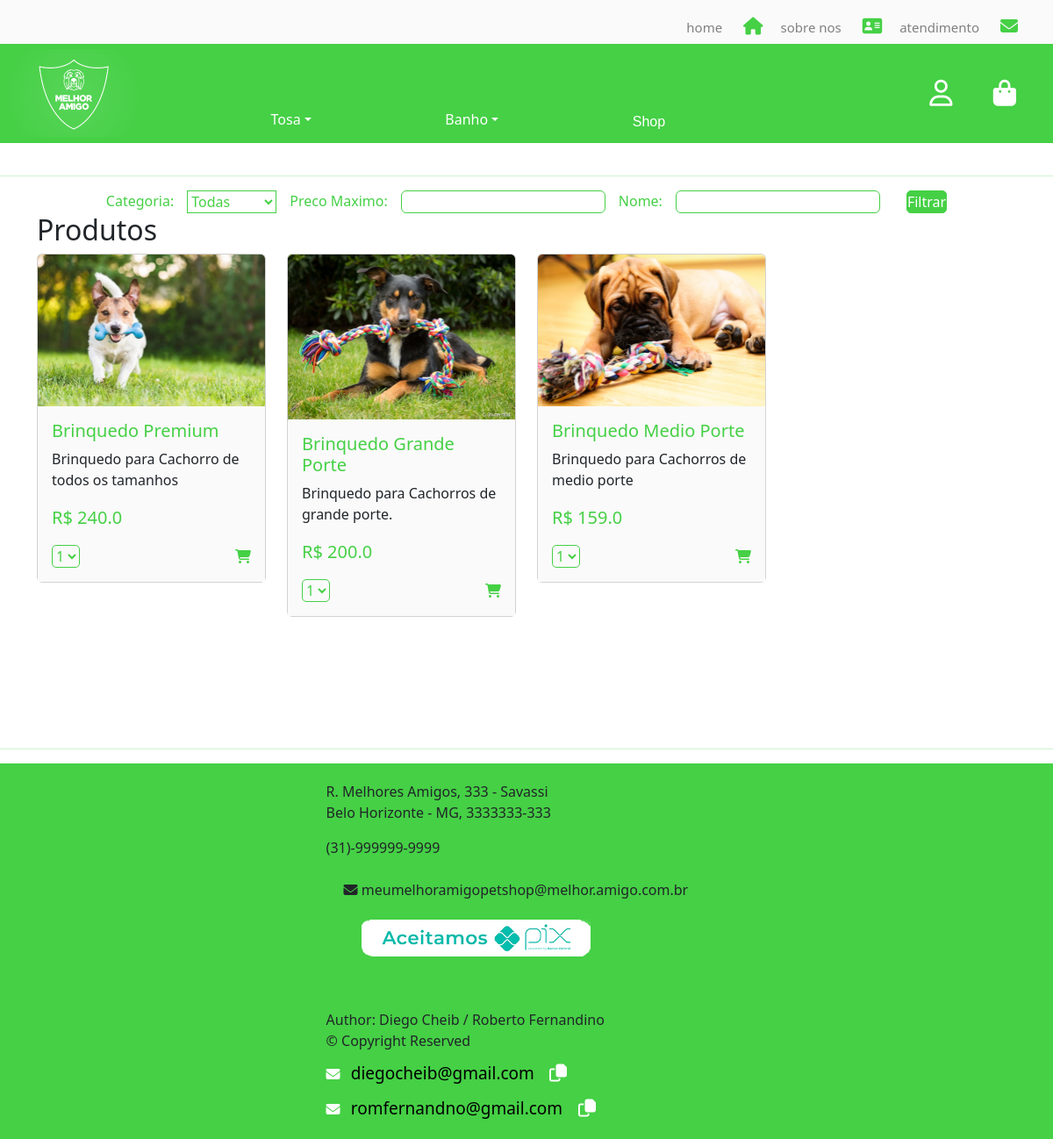
The page /loja/ on the database its author committed.
### loja/models.py (models this page shows, shortened)
class Produto(models.Model):
    nome = models.CharField(max_length=50, default="Produto", unique=True)
    preco = models.IntegerField(default=0)  # cents
    category = models.ForeignKey(Category, on_delete=models.CASCADE, null=True)
    descricao = models.TextField()
    img = models.ImageField(upload_to=product_image_path)
    estoque = models.IntegerField(default=0, null=False, blank=False)
    def preco_em_real(self):
        return f"{(self.preco) / 100 }"

### loja/views.py (the view)
# urls.py: path('', views.lojaview, name='loja'),
def lojaview(request, *args, **kwargs):
    produtos = Produto.objects.all()
    categorias = Category.objects.all()
    categoria_id = request.GET.get("categoria")
    if categoria_id:
        produtos = produtos.filter(category=categoria_id)
    nome = request.GET.get("nome")
    if nome:
        produtos = produtos.filter(nome__icontains=nome)
    preco_max = request.GET.get("preco_max")
    if preco_max:
        produtos = produtos.filter(preco__lte=float(preco_max) * 100)
    return render(
        request,
        "loja/loja.html",
        {
            "produtos": produtos,
            "categorias": categorias,
            "nome": nome,
            "preco": preco_max,
        },
    )

### loja/templatetags/my_filters.py (called while the page is built)
@register.filter
def times(number):
    return range(1, number + 1)

### loja/templates/loja/loja.html (shortened to what this page needs)
{% extends 'index/base.html' %} {% block title %} Shop {% endblock %}
{% block content %}
{% load static %}
<hr>
{% load my_filters %}
<link rel="stylesheet" href="{% static 'loja/style.css' %}" />
<div class="container">
  <form  method="get" action="{% url 'loja:loja'%}" class="shopform">
    <label for="categoria">Categoria:</label>
    <select name="categoria" class="categoria">
      <option value="">Todas</option>
    </select>
    <label for="preco">Preco Maximo:</label>
    <input type="number" name="preco_max" step="0.1" class="input">
    <label for="nome">Nome:</label>
    <input type="text" name="nome" class="input">
    <button type="submit" class="filterbutton">Filtrar</button>
  </form>
  <h2>Produtos</h2>
  <div class="row">
    {% if produtos %}
    {% for produto in produtos %}
    <div class="col-md-3">
      <div class="card">
        <img
          src="{{ produto.img.url }}"
          alt="{{ produto.nome }}"
          class="card-img-top"
        />
        <div class="card-body">
          <h5 class="card-title">{{ produto.nome }}</h5>
          <p class="card-text">{{ produto.descricao }}</p>
          <p class="card-price">R$ {{ produto.preco_em_real }}</p>
          <form method="post" action="{% url 'loja:add-cart' produto.id %}">
            {% if produto.estoque != 0 %}
            <select name="quantidade" class="quantidade">
                {% for qtd in produto.estoque|times %}
                <option value="{{ qtd }}">{{ qtd }}</option>
                {% endfor %}
              </select>
            {% else %}
            <p> Sem estoque </p>
            {% endif %}
            <button type="submit" class="add-to-cart"> <i class="fa-solid fa-cart-shopping"></i></button>
          </form>
        </div>
      </div>
    </div>
    {% endfor %}
    {% else %}
    <div>
      <h5>Produto nao encontrado {% if nome %} <strong>{{ nome }}</strong> {% endif %}  {% if preco %} Nenhum produto com valor menor a R${{ preco }} {% endif %}</h5>
    </div>
  {% endif %}
  </div>
</div>
{% endblock %}

### index/templates/index/base.html (shortened to what this page needs)
<!DOCTYPE html>
<html lang="pt-br">
<head>
    {% load static %}
    <link rel="stylesheet" href="{% static 'index/style.css' %}" />
    <link
    href="https://cdn.jsdelivr.net/npm/bootstrap@5.3.1/dist/css/bootstrap.min.css"
    rel="stylesheet"
    />
    <link
    rel="stylesheet"
    href="https://cdnjs.cloudflare.com/ajax/libs/font-awesome/6.4.0/css/all.min.css"
    />
</head>
<body>
    <header>
      <div class="top-container">
        <div class="top-bar">
          <a href="{% url 'home:home' %}">
            home <i class="fa-solid fa-house"></i
              ></a>
              <a href="{% url 'home:about' %}"> sobre nos <i class="fa-solid fa-address-card"></i></a>
              <a href="{% url 'usuarios:atendimento'%}">
                atendimento <i class="fa-solid fa-envelope"></i>
              </a>
            </div>
          </div>
          <nav class="navnav">
            <div>
              <a href="">
                <img
                src="{% static 'index/logosmall.png' %}"
                alt="iconeoprincipal"
                height="100px"
                />
              </a>
            </div>
      <div class="dropdown">
        <button class="btn btn-secondary dropdown-toggle" type="button" data-bs-toggle="dropdown" aria-expanded="false">Tosa</button>
      </div>
      <div class="dropdown">
        <button class="btn btn-secondary dropdown-toggle" type="button" data-bs-toggle="dropdown" aria-expanded="false">Banho</button>
      </div>
      <div class="dropdown">
        <a href="{% url 'loja:loja' %}"><button class="btn btn-primary" style="background-color: #45d045; border: none;">Shop</button></a>
      </div>
        <div class="nav-icons">
          <a href="{% url 'usuarios:login' %}" class="nav-icon">
            <i class="fa-regular fa-user"></i
              ></a>
              <a href="{% url 'usuarios:carrinho' %}" class="nav-icon">
                <i class="fa-solid fa-bag-shopping"></i
                  ></a>
        </div>
      </nav>
    </header>
            {% block content %} {% endblock %}
    <hr />
  </body>
  <footer class="pedosite">
    <div>
      <address>
        R. Melhores Amigos, 333 - Savassi <br />
        Belo Horizonte - MG, 3333333-333
      </address>
      <p>(31)-999999-9999</p>
      <div class="emailcontainer">
        <i class="fa-solid fa-envelope"></i>
        <span>meumelhoramigopetshop@melhor.amigo.com.br</span>
        <button><i class="fa-regular fa-copy"></i></button>
        <div>
          <a href="https://www.bcb.gov.br/estabilidadefinanceira/pix" target="_blank" >
            <img src="{% static 'index/pix.png'%}" alt="Aceitamos pix">
          </a>
        </div>
      </div>
    </div>
    <div class="author">
      Author: Diego Cheib / Roberto Fernandino <br />
      &copy; Copyright Reserved <br />
      <div class="emailcontainer">
        <i class="fa-solid fa-envelope"></i>
        <span> diegocheib@gmail.com</span>
        <button><i class="fa-regular fa-copy"></i></button>
      </div>
      <div class="emailcontainer">
        <i class="fa-solid fa-envelope"></i>
        <span> romfernandno@gmail.com </span>
        <button><i class="fa-regular fa-copy"></i></button>
      </div>
    </div>
  </footer>
</html>

### index/static/index/style.css (style rules this page uses)
* { margin: 0; padding: 0; }
a { color: white; text-decoration: none; }
body hr { color: #45d045; margin-top: 150px; }
.top-container { margin: 0 auto; padding-bottom: 50px; }
.top-container .top-bar { padding: 20px; position: fixed; z-index: 1000; width: 100%; background-color: #fafafa; display: flex; justify-content: flex-end; }
.top-container .top-bar a { transition: 0.3s; font-size: 15px; color: grey; text-decoration: none; }
.top-container .top-bar a i { padding-left: 20px; color: #45d045; font-size: 20px; padding-right: 20px; }
.navnav { background-color: #45d045; position: fixed; z-index: 1000; width: 100%; display: flex; flex-wrap: wrap; align-items: center; justify-content: space-between; }
.navnav .dropdown { display: flex; padding-top: 60px; }
.navnav .dropdown .dropdown-toggle { background-color: #45d045; border: none; transition: 0.5s; }
.navnav a { padding: 3; margin: 4; font-size: 35px; font-weight: bold; font-family: Arial, Helvetica, sans-serif; color: white; text-transform: uppercase; letter-spacing: 2px; text-decoration: none; transition: 0.5s; }
.navnav .nav-icon { color: white; font-size: 30px; padding-right: 40px; padding-left: 10; transition: 0.3s; }
.pedosite { display: grid; justify-content: center; background-color: #45d045; }
.pedosite .author .emailcontainer { color: #45d045; margin: 0; padding: 0; margin-top: 10px; }
.pedosite .author .emailcontainer span { font-size: 19px; background-color: transparent; color: black; border: none; border-radius: 4px; padding: 4px 8px; }
.pedosite .author .emailcontainer i { color: white; }
.pedosite .author .emailcontainer button { background-color: transparent; font-size: 20px; border-radius: 5px; cursor: pointer; position: relative; }
.pedosite .author .emailcontainer button i { padding: 5px; color: white; transition: 0.5s; }
.pedosite div { margin: 20px; }
.pedosite div button { background-color: transparent; font-size: 20px; border: none; cursor: pointer; position: relative; }
.pedosite div button i { color: #45d045; transition: 0.3s; }

### rows shown on the page
Produto: img (picture), nome "Brinquedo Premium", descricao "Brinquedo para Cachorro de todos os tamanhos", preco_em_real "240.0", quantidade "1"
Produto: img (picture), nome "Brinquedo Grande Porte", descricao "Brinquedo para Cachorros de grande porte.", preco_em_real "200.0", quantidade "1"
Produto: img (picture), nome "Brinquedo Medio Porte", descricao "Brinquedo para Cachorros de medio porte", preco_em_real "159.0", quantidade "1"
